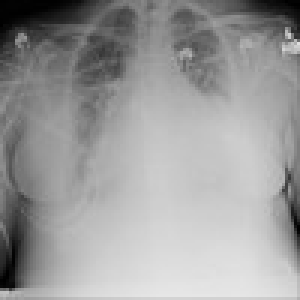
#> input picture python_infiltration/pos/00000032_011.jpg, 100 x 100 px (shown 3 times larger); its folder holds 4 pictures in this run; the run also reads 1 picture not shown here
$ python infiltration_detection.py
#> lines starting #> are read from the running program, lines starting #| are printed output that depends on the picture; after the words box and inside, x2 and y2 are one past the last pixel; in counts of white or black regions, pixels touching at a corner belong together
import cv2
import numpy as numpy
import glob
from skimage.io import imread
import os
from skimage.transform import rescale, resize, downscale_local_mean
import random

infiltration_cascade = cv2.CascadeClassifier('data/infiltration-cascade.xml')

count = 1
files = []
res = {"neg-true": 0, "neg-false": 0, "pos-true": 0, "pos-false": 0}
for file in glob.iglob("/home/ebraiz/Documents/python_infiltration/opencv_workspace/pos/*.jpg"):
    gray = imread(file)
#> gray is the input picture: shape (100, 100, 3); min 0, max 230, mean 155.4

    flag = False
    infiltration = infiltration_cascade.detectMultiScale(gray, scaleFactor=2, minNeighbors=1, minSize=(1,1))
#> infiltration = [[13, 22, 48, 48]]
    for (x,y,w,h) in infiltration:
        flag = True
#> this loop made 1 pass

    s = "pos" if "pos" in file else "neg"
    if flag:
        s = s+"-true"
        res[s] += 1
    else:
        s = s+"-false"
        res[s] += 1

    if s in ("pos-true", "neg-false"):
        files.append(file)
#> pass 2 of the loop `for file in glob.iglob("/home/ebraiz/Documents/python_infiltration/ope..`:
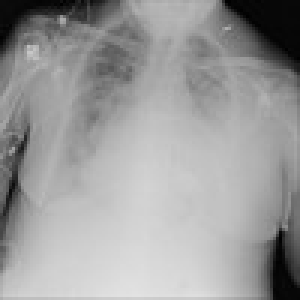
#> input picture python_infiltration/pos/00000032_018.jpg, 100 x 100 px (shown 3 times larger)
#> gray is the input picture: shape (100, 100, 3); min 0, max 226, mean 155.6
#> infiltration = [[1, 1, 96, 96]]
#> the loop `for (x,y,w,h) in infiltration:` made 1 pass
#> pass 3 of the loop `for file in glob.iglob("/home/ebraiz/Documents/python_infiltration/ope..`:
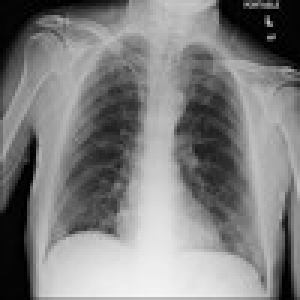
#> input picture python_infiltration/pos/00000042_006.jpg, 100 x 100 px (shown 3 times larger)
#> gray is the input picture: shape (100, 100, 3); min 0, max 245, mean 127.7
#> infiltration = [[3, 1, 96, 96]]
#> the loop `for (x,y,w,h) in infiltration:` made 1 pass
#> the loop made 4 passes; the first 3 are shown

true = res['neg-false'] + res['pos-true']
false = res['neg-true'] + res['pos-false']
total = true+false
print(res)
print("True: ", true)
print("False: ", false)
print("Total: ", total)
print ((true/float(total))*100.0)
random.shuffle(files)

print ("Correct files: ", len(files))
for file in files:
    gray = imread(file)

    infiltration = infiltration_cascade.detectMultiScale(gray, scaleFactor=2, minNeighbors=1, minSize=(1,1))
    for (x,y,w,h) in infiltration:

        font = cv2.FONT_HERSHEY_SIMPLEX
        cv2.putText(gray, 'Infiltration', (20, 20), font, 0.5, (255,255,0), 2, cv2.LINE_AA)
        cv2.rectangle(gray, (x,y), (x+w, y+h), (255,255,0), 2)
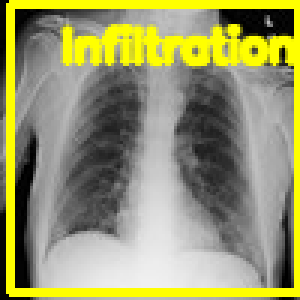
#> gray: shape (100, 100, 3) (shown 3 times larger); mean R, G, B 152.5, 152.5, 107.8

    cv2.imshow('img', gray)
    k = cv2.waitKey(500) & 0xff
#> (key Esc is pressed here)
#> pass 2 of the loop `for file in files:`:
#> after the loop `for (x,y,w,h) in infiltration:`:
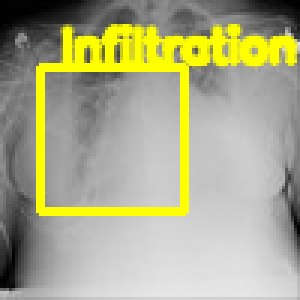
#> gray: shape (100, 100, 3) (shown 3 times larger); 14.86% of pixels changed, all inside (x1, y1, x2, y2) = (12, 8, 100, 72)
#> (key Enter is pressed here)
#> pass 3 of the loop `for file in files:`:
#> after the loop `for (x,y,w,h) in infiltration:`:
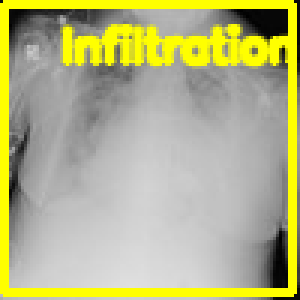
#> gray: shape (100, 100, 3) (shown 3 times larger); mean R, G, B 180.6, 180.6, 133.9
#> the loop made 4 passes; the first 3 are shown
